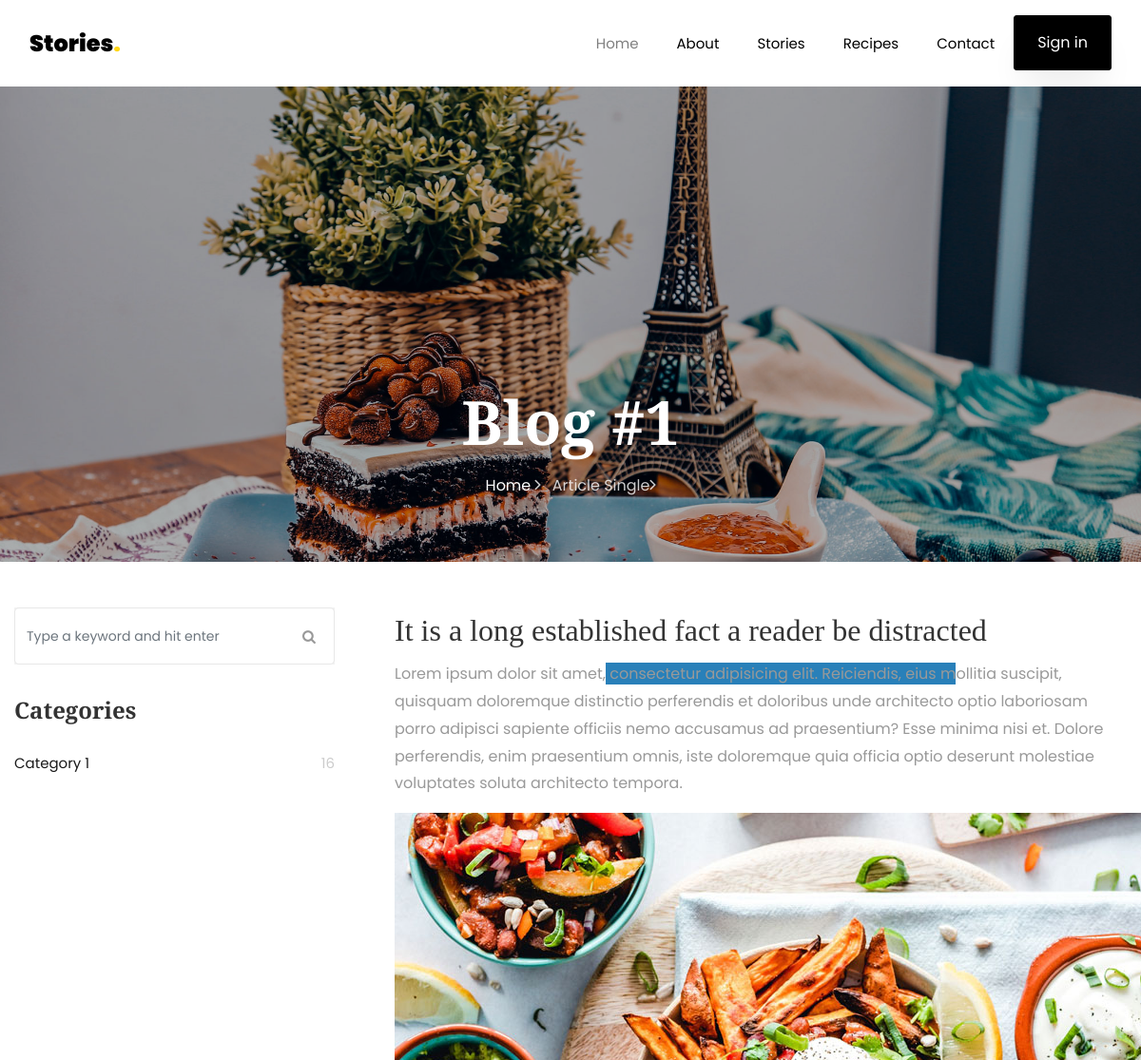
Before: /recipe-detail/1/ (upper part) with the older database file.
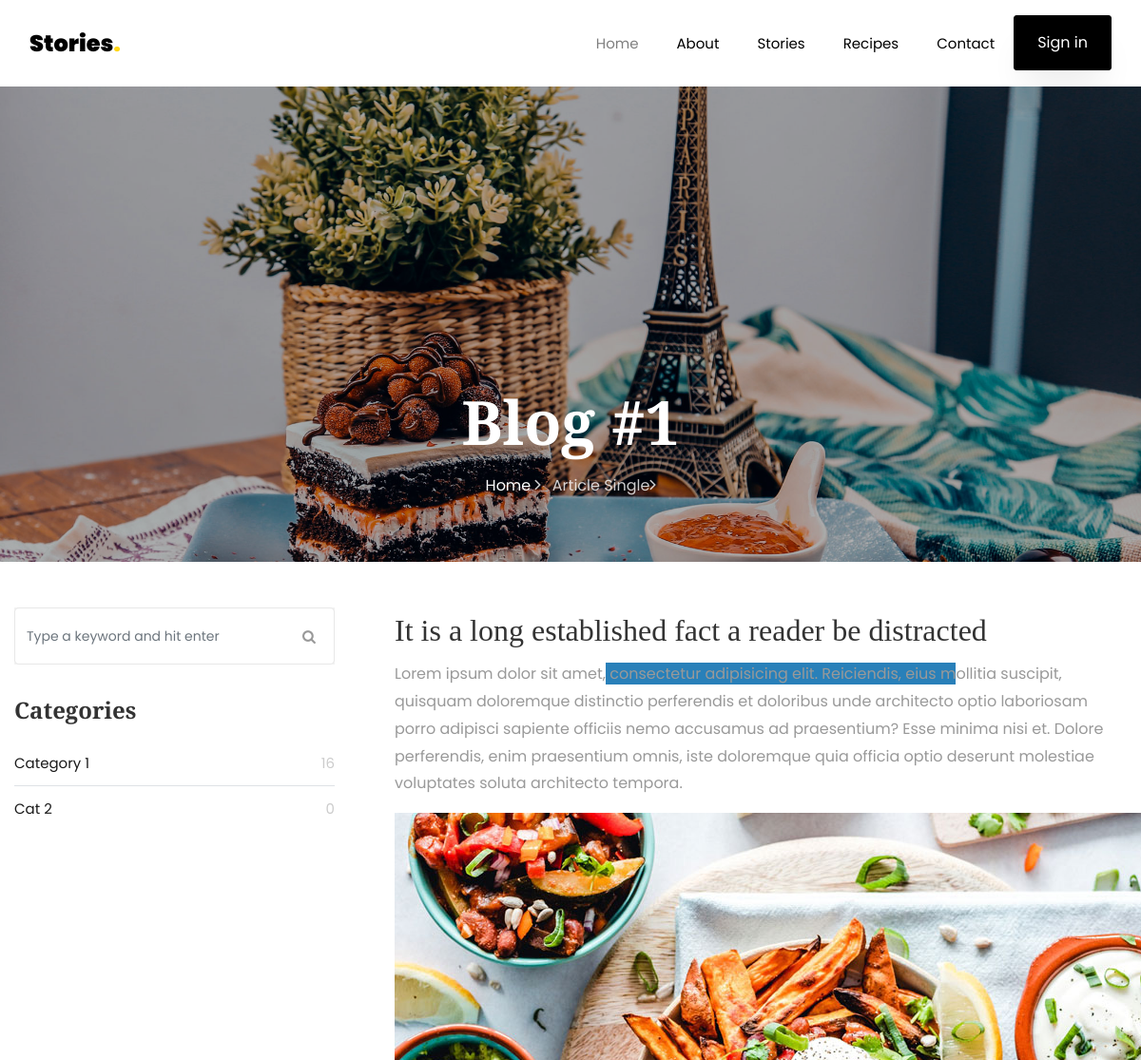
After: the same page with the newer database file.
### stories/models.py (models this page shows, shortened)
class Category(models.Model):
    title = models.CharField('Title', max_length=50)
    image = models.ImageField('Şəkil', upload_to="categories/")
    created_at = models.DateTimeField(auto_now_add=True)
    updated_at = models.DateTimeField(auto_now=True)
    class Meta:
        verbose_name = 'Kateqoriya'
        verbose_name_plural = 'Kateqoriyalar'

### stories/views.py (the view, shortened to what this page needs)
# urls.py: path('recipe-detail/<int:pk>/', RecipeDetail.as_view(), name="recipe-detail"),
class RecipeDetail(FormMixin, DetailView):
    model = Recipe
    form_class = CommentForm
    template_name = 'single.html'
    def get_context_data(self, *args, **kwargs):
        context = super().get_context_data(*args, **kwargs)
        context['categories'] = Category.objects.all()
        recipe = self.object
        context["form"] = self.get_form()
        context['parent_comments'] = recipe.comments.filter(parent_comment__isnull=True)
        return context

### stories/forms.py
class CommentForm(forms.ModelForm):
    class Meta:
        model = Comment
        fields = (
            'comment_msg',
            'parent_comment',
        )
        widgets = {
            'comment_msg': forms.Textarea(attrs={
                'class': 'form-control',
            }),
            'parent_comment': forms.HiddenInput()
        }

class SubscriberForm(forms.ModelForm):
    class Meta:
        model = Subscriber
        fields = (
            'email',
        )
        widgets = {
            'email': forms.EmailInput(attrs={
                'class': 'form-control',
                'placeholder': 'Enter email address',
            }),
        }

### stories/templatetags/custom_tags.py (called while the page is built)
@register.simple_tag
def get_about_info():
    return About.objects.last()

@register.simple_tag
def get_subscriber_form():
    return SubscriberForm()

### stories/templates/single.html (shortened to what this page needs)
{% extends 'base.html' %}
{% load static %}
{% block content %}
<section class="hero-wrap hero-wrap-2" style="background-image: url({% static 'images/bg_4.jpg' %});">
    <div class="overlay"></div>
    <div class="container">
        <div class="row no-gutters slider-text align-items-end justify-content-center">
            <div class="col-md-9 ftco-animate pb-5 text-center">
                <h1 class="mb-3 bread">{{recipe.title}}</h1>
                <p class="breadcrumbs"><span class="mr-2"><a href="index.html">Home <i
                        class="ion-ios-arrow-forward"></i></a></span> <span>Article Single<i
                        class="ion-ios-arrow-forward"></i></span></p>
            </div>
        </div>
    </div>
</section>
<section class="ftco-section">
    <div class="container">
        <div class="row">
             <div class="col-lg-8 order-lg-last ftco-animate">
                 {{recipe.long_description|safe}}
            </div>
            <div class="col-lg-4 sidebar pr-lg-5 ftco-animate">
                <div class="sidebar-box">
                    <form action="#" class="search-form">
                        <div class="form-group">
                            <span class="icon icon-search"></span>
                            <input type="text" class="form-control" placeholder="Type a keyword and hit enter">
                        </div>
                    </form>
                </div>
                <div class="sidebar-box ftco-animate">
                    <ul class="categories">
                        <h3 class="heading mb-4">Categories</h3>
                        {% for category in categories %}
                            <li><a href="{% url 'recipes' %}?category={{category.id}}">{{category.title}} <span>{{category.recipe_set.count}}</span></a></li>
                        {% endfor %}
                    </ul>
                </div>
            </div>
        </div>
    </div>
</section>
{% endblock %}

Changed rows visible on the page:
added Category: title "Cat 2", recipe_set.count "0"
